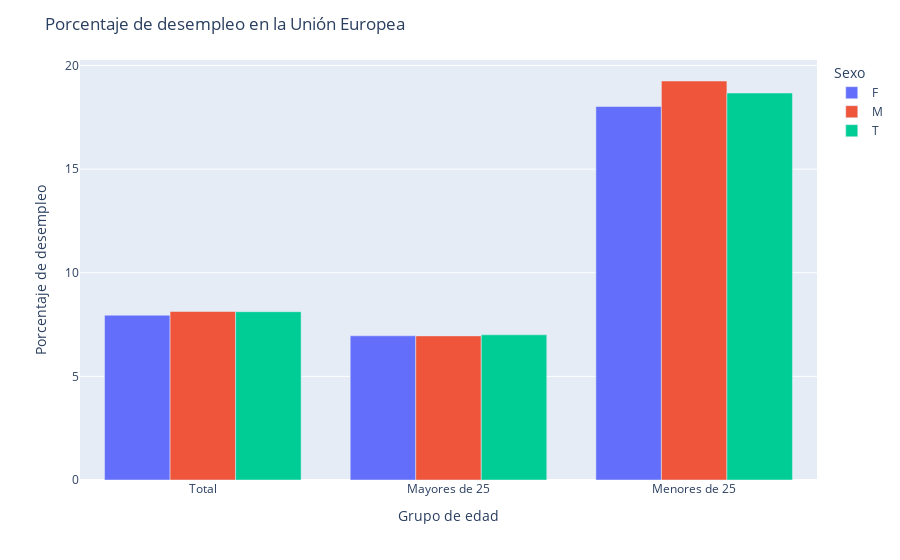

Notebook code for this chart:
### Code cell
fig = px.bar(y=tot_per["Value"], x=tot_per["age"], color=tot_per["sex"], 
             barmode='group')
fig.update_layout(title="Porcentaje de desempleo en la Unión Europea",
                  xaxis_title="Grupo de edad",
                  yaxis_title="Porcentaje de desempleo",
                  legend_title="Sexo",
                  xaxis = dict(
                    tickvals = ['TOTAL', 'Y25-74', 'Y_LT25'],
                    ticktext = ['Total', 'Mayores de 25', 'Menores de 25']
                ))
fig.write_html("img1.html")
fig.show()

### Figure 1 — Plotly figure (JSON) as saved in the notebook; plotly's stock layout.template omitted (floating-point values rounded to 4 significant figures)
{"data": [{"alignmentgroup": "True", "hovertemplate": "color=F<br>x=%{x}<br>y=%{y}<extra></extra>", "legendgroup": "F", "marker": {"color": "#636efa"}, "name": "F", "offsetgroup": "F", "orientation": "v", "showlegend": true, "textposition": "auto", "type": "bar", "x": ["TOTAL", "Y25-74", "Y_LT25"], "xaxis": "x", "y": [7.949, 6.957, 18.02], "yaxis": "y"}, {"alignmentgroup": "True", "hovertemplate": "color=M<br>x=%{x}<br>y=%{y}<extra></extra>", "legendgroup": "M", "marker": {"color": "#EF553B"}, "name": "M", "offsetgroup": "M", "orientation": "v", "showlegend": true, "textposition": "auto", "type": "bar", "x": ["TOTAL", "Y25-74", "Y_LT25"], "xaxis": "x", "y": [8.13, 6.953, 19.25], "yaxis": "y"}, {"alignmentgroup": "True", "hovertemplate": "color=T<br>x=%{x}<br>y=%{y}<extra></extra>", "legendgroup": "T", "marker": {"color": "#00cc96"}, "name": "T", "offsetgroup": "T", "orientation": "v", "showlegend": true, "textposition": "auto", "type": "bar", "x": ["TOTAL", "Y25-74", "Y_LT25"], "xaxis": "x", "y": [8.12, 7.005, 18.67], "yaxis": "y"}], "layout": {"barmode": "group", "legend": {"title": {"text": "Sexo"}, "tracegroupgap": 0}, "margin": {"t": 60}, "title": {"text": "Porcentaje de desempleo en la Unión Europea"}, "xaxis": {"anchor": "y", "domain": [0, 1], "ticktext": ["Total", "Mayores de 25", "Menores de 25"], "tickvals": ["TOTAL", "Y25-74", "Y_LT25"], "title": {"text": "Grupo de edad"}}, "yaxis": {"anchor": "x", "domain": [0, 1], "title": {"text": "Porcentaje de desempleo"}}}}
